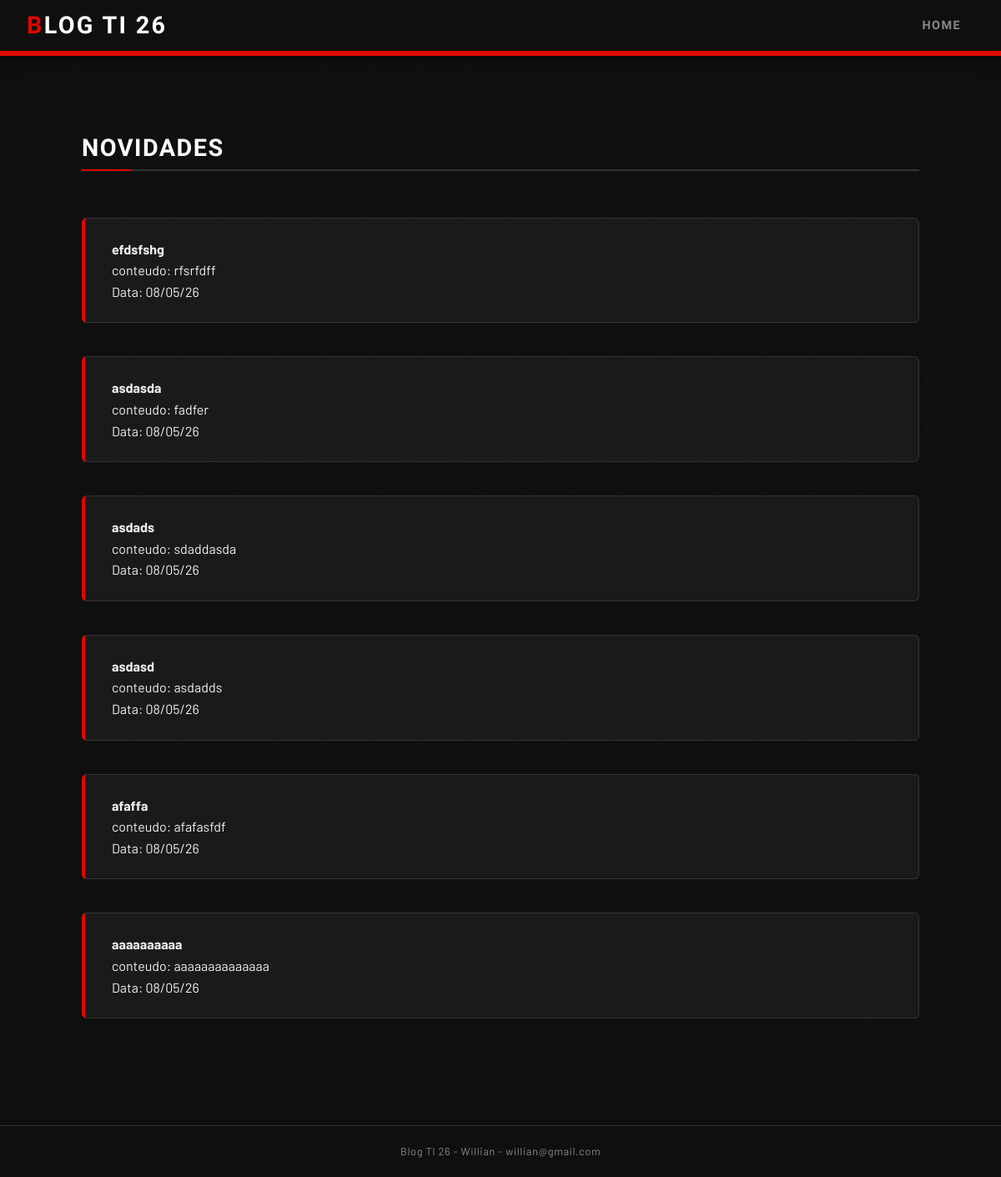
The page /Novidades.php (signed in) on the database its author committed.
### tables this page shows
CREATE TABLE novidades  (
    id_novidades INTEGER PRIMARY KEY AUTOINCREMENT,
    titulo TEXT,
    conteudo TEXT,
    data_pub TEXT
);

### Model/novidades_model.php (called while the page is built)
<?php
$string_de_conexao = "sqlite:../banco.db";
$conn = new PDO($string_de_conexao);
$blog_nome      = "Blog TI 26";
$blog_autor     = "Willian";
$blog_email_adm = "willian@gmail.com";
$sql_dados_novidades = "
SELECT id_novidades, titulo, conteudo, data_pub
FROM novidades
ORDER BY id_novidades DESC;
";
$result_set_novidades = $conn->query($sql_dados_novidades);
?>

### Novidades.php (the view, shortened to what this page needs)
<?php
require "Model/novidades_model.php";
?>
<!DOCTYPE html>
<html lang="pt-BR">
<head>
    <link rel="stylesheet" href="style.css">
</head>
<body>
    <header>
        <h1><?= $blog_nome ?></h1>
        <nav>
            <a href="index.php">Home</a>
        </nav>
    </header>
    <main>
        <section>
            <h2>Novidades
            </h2>
            <?php
            while ($dados_novidades = $result_set_novidades->fetch(PDO::FETCH_ASSOC)) {
                $titulo  = $dados_novidades['titulo'];
                $conteudo = $dados_novidades['conteudo'];
                $data_pub = date('d/m/y', strtotime($dados_novidades['data_pub']));
                $template = "
                <article>
                    <p><strong>$titulo</strong></p>
                    <p>conteudo: $conteudo</p>
                    <p>Data: $data_pub</p>
                </article>
                ";
                echo $template;
            }
            ?>
        </section>
    </main>
    <footer>
        <?= $blog_nome ?> - <?= $blog_autor ?> - <?= $blog_email_adm ?>
    </footer>
</body>
</html>

### style.css (style rules this page uses)
:root { --f1-red: #E10600; --f1-red-dark: #A80400; --f1-red-glow: rgba(225, 6, 0, 0.25); --f1-black: #0f0f0f; --f1-dark: #1a1a1a; --f1-surface: #222222; --f1-border: #333333; --f1-text: #f0f0f0; --f1-muted: #888888; --f1-white: #ffffff; --font-display: 'Barlow Condensed', sans-serif; --font-body: 'Barlow', sans-serif; --radius: 6px; --transition: 0.2s ease; }
*, *::before, *::after { box-sizing: border-box; margin: 0; padding: 0; }
html { font-size: 16px; scroll-behavior: smooth; }
body { font-family: var(--font-body); background-color: var(--f1-black); color: var(--f1-text); line-height: 1.6; min-height: 100vh; background-image: repeating-linear-gradient( -45deg, transparent, transparent 40px, rgba(255,255,255,0.015) 40px, rgba(255,255,255,0.015) 41px ); }
header { background-color: var(--f1-black); border-bottom: 3px solid var(--f1-red); padding: 0 2rem; position: sticky; top: 0; z-index: 100; display: flex; align-items: center; justify-content: space-between; gap: 2rem; min-height: 64px; box-shadow: 0 3px 0 var(--f1-red), 0 4px 20px rgba(0,0,0,0.6); }
header h1 { font-family: var(--font-display); font-size: 1.8rem; font-weight: 900; letter-spacing: 0.08em; text-transform: uppercase; color: var(--f1-white); line-height: 1; padding: 1rem 0; }
header h1 span, header h1::first-letter { color: var(--f1-red); }
nav { display: flex; gap: 0.25rem; align-items: center; }
nav a { font-family: var(--font-display); font-weight: 600; font-size: 0.9rem; letter-spacing: 0.1em; text-transform: uppercase; color: var(--f1-muted); text-decoration: none; padding: 0.45rem 1rem; border-radius: var(--radius); transition: color var(--transition), background var(--transition); position: relative; }
h1, h2, h3, h4, h5, h6 { font-family: var(--font-display); text-transform: uppercase; letter-spacing: 0.05em; line-height: 1.2; color: var(--f1-white); }
h2 { font-size: 1.8rem; font-weight: 700; margin: 2rem 0 1rem; padding-bottom: 0.5rem; border-bottom: 2px solid var(--f1-border); position: relative; }
h2::after { content: ''; position: absolute; bottom: -2px; left: 0; width: 60px; height: 2px; background: var(--f1-red); }
section { max-width: 1100px; margin: 0 auto; padding: 2rem 1.5rem; display: flex; flex-direction: column; gap: 2.5rem; }
article { background: var(--f1-dark); border: 1px solid var(--f1-border); border-left: 4px solid var(--f1-red); border-radius: var(--radius); padding: 1.5rem 2rem; }
main, .container { max-width: 1100px; margin: 0 auto; padding: 2rem 1.5rem; }
footer { background: var(--f1-black); border-top: 1px solid var(--f1-border); color: var(--f1-muted); font-size: 0.8rem; text-align: center; padding: 1.25rem 2rem; margin-top: 4rem; letter-spacing: 0.05em; }
a { color: var(--f1-red); text-decoration: none; transition: color var(--transition); }

### rows shown on the page
novidades: titulo "efdsfshg", conteudo "rfsrfdff", data_pub "08/05/26"
novidades: titulo "asdasda", conteudo "fadfer", data_pub "08/05/26"
novidades: titulo "asdads", conteudo "sdaddasda", data_pub "08/05/26"
novidades: titulo "asdasd", conteudo "asdadds", data_pub "08/05/26"
novidades: titulo "afaffa", conteudo "afafasfdf", data_pub "08/05/26"
novidades: titulo "aaaaaaaaaa", conteudo "aaaaaaaaaaaaaa", data_pub "08/05/26"

### other values the page prints
$blog_nome "BLOG TI 26"
$blog_nome "Blog TI 26"
$blog_autor "Willian"
$blog_email_adm "willian@gmail.com"
